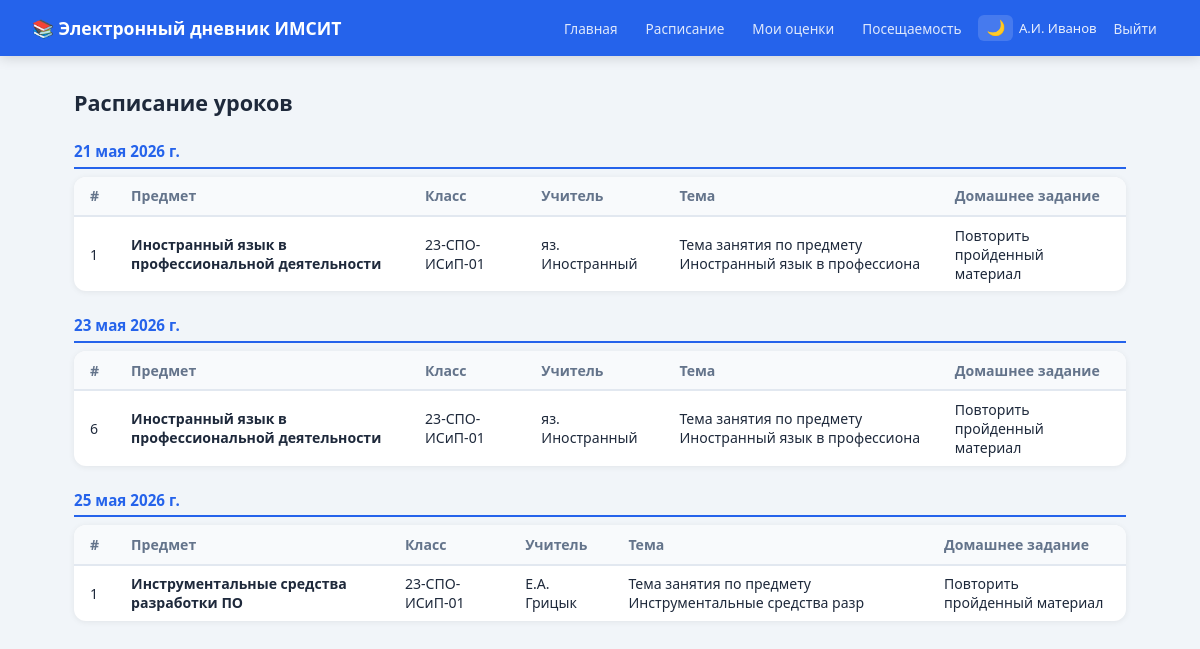
/schedule/ (signed in), run on the app's committed database.
### users/models.py (models this page shows, shortened)
class User(AbstractUser):
    ROLE_ADMIN   = 'admin'
    ROLE_TEACHER = 'teacher'
    ROLE_STUDENT = 'student'
    ROLE_PARENT  = 'parent'
    ROLES = [
        (ROLE_ADMIN,   'Администратор'),
        (ROLE_TEACHER, 'Преподаватель'),
        (ROLE_STUDENT, 'Студент'),
        (ROLE_PARENT,  'Родитель'),
    ]
    role = models.CharField(
        max_length=10,
        choices=ROLES,
        default=ROLE_STUDENT,
        verbose_name='Роль'
    )
    class Meta:
        verbose_name = 'Пользователь'
        verbose_name_plural = 'Пользователи'
    @property
    def is_teacher(self):  return self.role == self.ROLE_TEACHER
    @property
    def is_student(self):  return self.role == self.ROLE_STUDENT

### journal/models.py (models this page shows, shortened)
class Lesson(models.Model):
    classroom = models.ForeignKey(ClassRoom, on_delete=models.CASCADE, verbose_name='Группа')
    subject   = models.ForeignKey(Subject,   on_delete=models.CASCADE, verbose_name='Предмет')
    teacher   = models.ForeignKey(
        settings.AUTH_USER_MODEL, on_delete=models.CASCADE,
        related_name='lessons', verbose_name='Преподаватель',
        limit_choices_to={'role': 'teacher'}
    )
    date          = models.DateField(verbose_name='Дата')
    period_number = models.PositiveSmallIntegerField(default=1, verbose_name='Номер пары')
    topic         = models.CharField(max_length=255, blank=True, verbose_name='Тема занятия')
    homework      = models.TextField(blank=True, verbose_name='Домашнее задание')
    class Meta:
        verbose_name = 'Занятие'
        verbose_name_plural = 'Занятия'
        ordering = ['date', 'period_number']

class Subject(models.Model):
    name = models.CharField(max_length=200, verbose_name='Название')
    class Meta:
        verbose_name = 'Предмет'
        verbose_name_plural = 'Предметы'
        ordering = ['name']
    def __str__(self):
        return self.name

class ClassRoom(models.Model):
    name     = models.CharField(max_length=30, verbose_name='Группа')
    students = models.ManyToManyField(
        settings.AUTH_USER_MODEL, blank=True,
        related_name='classrooms', verbose_name='Студенты',
        limit_choices_to={'role': 'student'}
    )
    class Meta:
        verbose_name = 'Группа'
        verbose_name_plural = 'Группы'
        ordering = ['name']
    def __str__(self):
        return self.name

### journal/views.py (the view)
# urls.py: path('schedule/',              views.schedule,      name='schedule'),
@login_required
def schedule(request):
    user = request.user
    if user.is_teacher:
        lessons = Lesson.objects.filter(teacher=user).order_by('date', 'period_number')
    elif user.is_student:
        lessons = Lesson.objects.filter(classroom__in=user.classrooms.all()).order_by('date', 'period_number')
    else:
        lessons = Lesson.objects.all().order_by('date', 'period_number')
    grouped = {}
    for lesson in lessons:
        grouped.setdefault(lesson.date, []).append(lesson)
    return render(request, 'journal/schedule.html', {'grouped': grouped})

### templates/journal/schedule.html (shortened to what this page needs)
{% extends "base.html" %}
{% block content %}
<div class="page-header"><h1>Расписание уроков</h1></div>
{% if grouped %}
  {% for date, lessons in grouped.items %}
  <div class="schedule-day">
    <h3>{{ date }}</h3>
    <div class="card" style="padding:0;overflow:hidden">
      <table>
        <thead><tr><th>#</th><th>Предмет</th><th>Класс</th><th>Учитель</th><th>Тема</th><th>Домашнее задание</th></tr></thead>
        <tbody>
        {% for l in lessons %}
        <tr class="lesson-row">
          <td>{{ l.period_number }}</td>
          <td><b>{{ l.subject }}</b></td>
          <td>{{ l.classroom }}</td>
          <td>{{ l.teacher.get_full_name|default:l.teacher.username }}</td>
          <td>{{ l.topic|default:"—" }}</td>
          <td>{{ l.homework|default:"—" }}</td>
        </tr>
        {% endfor %}
        </tbody>
      </table>
    </div>
  </div>
  {% endfor %}
{% else %}
  <div class="card"><p style="color:#94a3b8">Расписание пока не добавлено.</p></div>
{% endif %}
{% endblock %}

### templates/base.html (shortened to what this page needs)
<!DOCTYPE html>
<html lang="ru" data-theme="light">
<head>
  <link rel="stylesheet" href="/static/css/style.css">
</head>
<body>
<nav class="navbar">
  <a class="navbar-brand" href="/">📚 Электронный дневник ИМСИТ</a>
  <div class="navbar-nav">
    <a href="/">Главная</a>
    <a href="/schedule/">Расписание</a>
    {% if user.is_student %}
      <a href="/grades/">Мои оценки</a>
      <a href="/attendance/">Посещаемость</a>
    {% endif %}
    <button class="theme-toggle" onclick="toggleTheme()" title="Сменить тему">🌙</button>
    <span class="navbar-user">
      {{ user.get_full_name|default:user.username }}
    </span>
    <a href="/logout/">Выйти</a>
  </div>
</nav>
<div class="container animate-in">
  {% block content %}{% endblock %}
</div>
</body>
</html>

### static/css/style.css (style rules this page uses)
:root, [data-theme="light"] { --primary: #2563eb; --primary-dark: #1d4ed8; --success: #16a34a; --danger: #dc2626; --warning: #d97706; --bg: #f1f5f9; --card: #ffffff; --text: #1e293b; --muted: #64748b; --border: #e2e8f0; --navbar-bg: #2563eb; --table-header: #f8fafc; --table-hover: #f0f4ff; --input-bg: #ffffff; }
* { box-sizing: border-box; margin: 0; padding: 0; }
body { font-family: 'Segoe UI', Arial, sans-serif; background: var(--bg); color: var(--text); min-height: 100vh; transition: background .3s, color .3s; }
.animate-in { animation: fadeIn .5s ease both; }
.card, .stat-card { opacity: 0; transform: translateY(16px); transition: opacity .4s ease, transform .4s ease, box-shadow .2s; }
.card.visible, .stat-card.visible { opacity: 1; transform: translateY(0); }
.navbar { background: var(--navbar-bg); color: #fff; padding: 0 2rem; display: flex; align-items: center; justify-content: space-between; height: 56px; box-shadow: 0 2px 12px rgba(0,0,0,.15); position: sticky; top: 0; z-index: 100; }
.navbar-brand { font-size: 1.1rem; font-weight: 700; color: #fff; text-decoration: none; }
.navbar-nav { display: flex; gap: .35rem; align-items: center; flex-wrap: wrap; }
.navbar-nav a { color: rgba(255,255,255,.85); text-decoration: none; padding: .3rem .7rem; border-radius: 6px; font-size: .85rem; transition: background .15s, color .15s; }
.navbar-user { font-size: .82rem; opacity: .9; display: flex; align-items: center; gap: .35rem; }
.theme-toggle { background: rgba(255,255,255,.15); border: none; border-radius: 6px; padding: .28rem .5rem; font-size: .95rem; cursor: pointer; transition: background .15s; }
.container { max-width: 1100px; margin: 2rem auto; padding: 0 1.5rem; }
.card { background: var(--card); border-radius: 12px; box-shadow: 0 1px 6px rgba(0,0,0,.07); padding: 1.5rem; margin-bottom: 1.5rem; }
table { width: 100%; border-collapse: collapse; font-size: .88rem; }
th { background: var(--table-header); color: var(--muted); font-weight: 600; text-align: left; padding: .6rem 1rem; border-bottom: 2px solid var(--border); }
td { padding: .55rem 1rem; border-bottom: 1px solid var(--border); vertical-align: middle; }
tr:last-child td { border-bottom: none; }
tr { transition: background .15s; }
.page-header { display: flex; align-items: center; justify-content: space-between; margin-bottom: 1.5rem; }
.page-header h1 { font-size: 1.35rem; font-weight: 700; }
.schedule-day { margin-bottom: 1.5rem; }
.schedule-day h3 { font-size: .95rem; font-weight: 600; color: var(--primary); margin-bottom: .5rem; padding-bottom: .35rem; border-bottom: 2px solid var(--primary); }

### data on the page
User: get_full_name "А.И. Иванов"
Lesson: date "21 мая 2026 г.", period_number "1", subject "Иностранный язык в профессиональной деятельности", classroom "23-СПО-ИСиП-01", teacher.get_full_name "яз. Иностранный", topic "Тема занятия по предмету Иностранный язык в профессиона", homework "Повторить пройденный материал"
Lesson: date "23 мая 2026 г.", period_number "6", subject "Иностранный язык в профессиональной деятельности", classroom "23-СПО-ИСиП-01", teacher.get_full_name "яз. Иностранный", topic "Тема занятия по предмету Иностранный язык в профессиона", homework "Повторить пройденный материал"
Lesson: date "25 мая 2026 г.", period_number "1", subject "Инструментальные средства разработки ПО", classroom "23-СПО-ИСиП-01", teacher.get_full_name "Е.А. Грицык", topic "Тема занятия по предмету Инструментальные средства разр", homework "Повторить пройденный материал"
